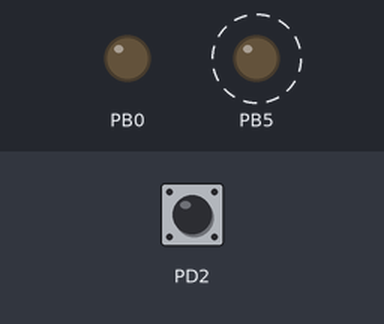
Bench run of a program on a simulated ATmega328P, built with avr-gcc and emulated at 16 MHz. On the bench: output pins drawn as LEDs (lit = HIGH). Dashed ring = blinking. The inputs (shaded band) are chosen by the test bench; at power-on: PD2 HIGH.

Above: at 1.1 s.
1.5 s: PD2 pulled LOW for 0.25 s
At 1.7 s:
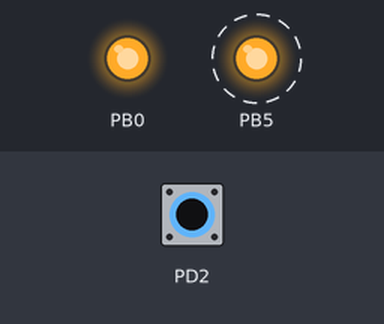
4.5 s: PD2 pulled LOW for 1 s
At 4.9 s:
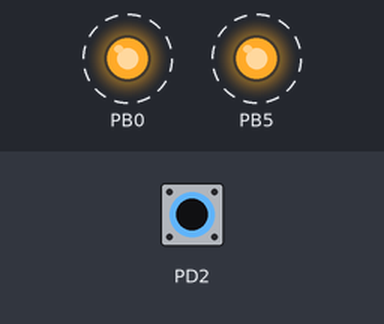
7.5 s: PD2 pulled LOW for 3.2 s
At 10.9 s:
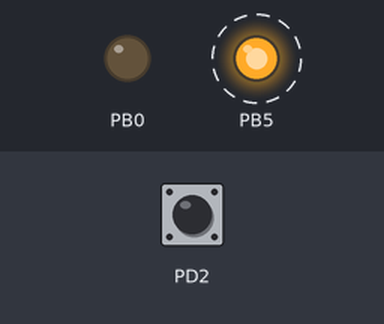
Timing chart, 0 to 18.2 s (numbered marks = the images above; inputs shaded):
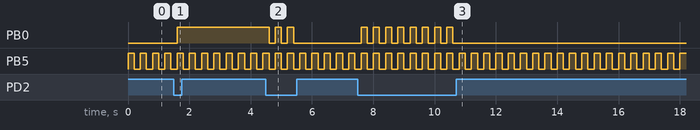

Measured:
- after the input at 1.5 s, PB0: LOW → HIGH after 0.10 s
- after the input at 4.5 s, PB0: alternates HIGH for 0.20 s and LOW for 0.20 s, 5 changes in all, then stays LOW, starting after 0.10 s
- after the input at 7.5 s, PB0: alternates HIGH for 0.20 s and LOW for 0.20 s, 16 changes in all, then stays LOW, starting after 0.10 s
- by itself, PB5: alternates HIGH for 0.20 s and LOW for 0.20 s

The program:

main.c
```c
#include <avr/io.h>
#define F_CPU 16000000UL
#include <util/delay.h>


int main(void)
{
    DDRB = DDRB | 0b00100001;
	DDRD = DDRD & 0b11111011;
	PORTD = PORTD | 0b00000100;


    while (1)
    {
		PORTB = PORTB ^ 0b00100000;
		_delay_ms(200);

		if((PIND & 0b00000100) == 0){
			PORTB = PORTB ^ 0b00000001;
		}

    }
}
```
